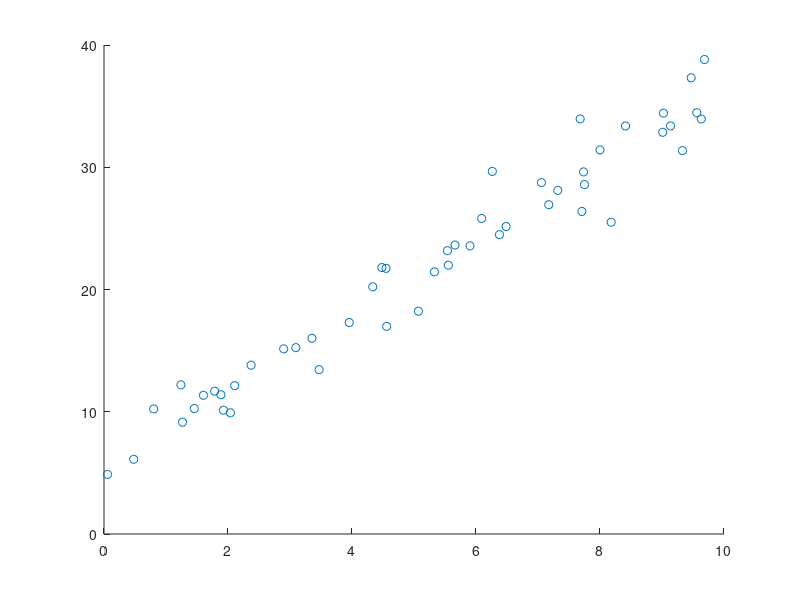

Reproduce this figure in MATLAB. (Note: this script raises an error after producing the figure.)
rng(100)

k = 2;               % # of parameters
n = 50;               
m = 2;               % # of moments

X = 10.*rand(n,k-1);
X = sort(X);
y = 6+X.*3+2.*randn(n,1);
scatter(X,y)

X = [ones(n,1) X];
b_ols = inv(X'*X)*X'*y;
sigma_squared = 1/(n-k)*sum((y-X*b_ols).^2);
Var_b_ols = sigma_squared*inv(X'*X);

b_ols
Var_b_ols

% scatter(X(:,2),y);
% hold on
% x_range = 0:0.1:10;
% plot(x_range,b(1)+x_range.*b(2),'r')
% plot(x_range,(b(1)+2*Var_b(1,1))+x_range.*(b(2)+2*Var_b(2,2)),'--r')
% plot(x_range,(b(1)-2*Var_b(1,1))+x_range.*(b(2)-2*Var_b(2,2)),'--r')
% hold off

% try GMM                                 
% see Applied microeconometrics week1 slide 28
b0_gmm = [1,1]'; 
% g = 1/n.*X'*(y-X*b_gmm);
% W = inv(1/n.*(X'*(y-X*b_gmm)*(X'*(y-X*b_gmm))'));
W0 = eye(2);

options = optimset('Display','iter','LargeScale','off','GradObj','off','Hessian','off','TolFun',1e-6, 'TolX',1e-14, 'MaxIter',1e3, 'MaxFunEvals', 1e5, 'PlotFcns',@optimplotfirstorderopt);  % ,'OutputFcn', @showJ_history);
[b,fval,exitflag,output,grad,hessian] = fminunc(@obj_gmm,b0_gmm,options,X,y,W0,n,k);

b_gmm = b

% computing variance covariance matrix
% w: seems not working properly
g_est = X'*(y-X*b_gmm);
J_est = 1/n.*(g_est*g_est');        % see https://stats.stackexchange.com/questions/112706/two-stage-gmm-estimator-in-matlab
H_est = zeros(m,k);
for j = 1:k
    b_delta = b_gmm;
    b_delta(j) = b_gmm(j)+1.0e-008;
    H_est(:,j) = (1/n.*X'*(y-X*b_delta)-1/n.*g_est)./1.0e-008;
end
V = inv(H_est'*inv(J_est)*H_est)


% ref
% https://stats.stackexchange.com/questions/215604/could-the-covariance-matrix-of-the-moment-conditions-in-gmm-be-ill-conditioned

% https://www.mathworks.com/matlabcentral/fileexchange/12114-gmm?
% - https://www.mathworks.com/matlabcentral/fileexchange/32601-toolkit-on-econometrics-and-economics-teaching?focused=5197665&tab=function

